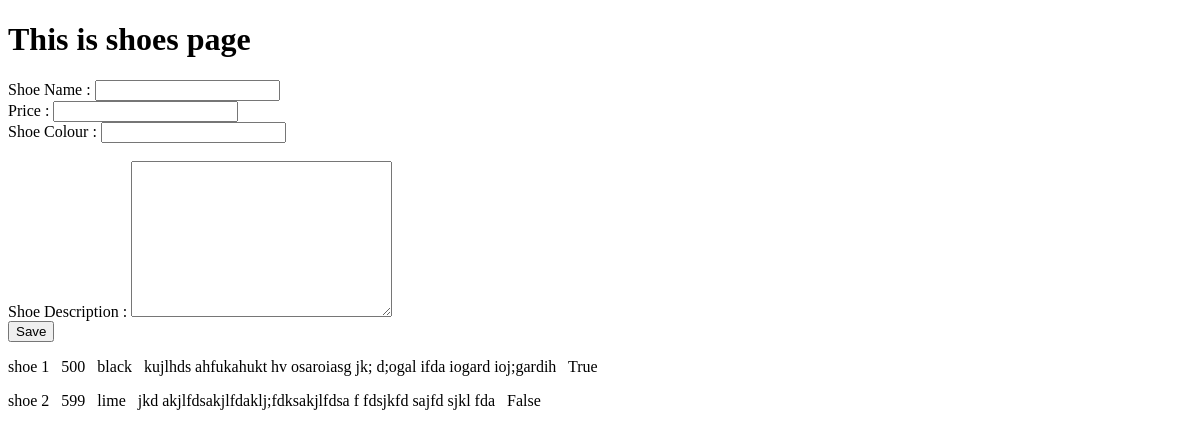
/shoe/, run on an earlier commit of the app's database.
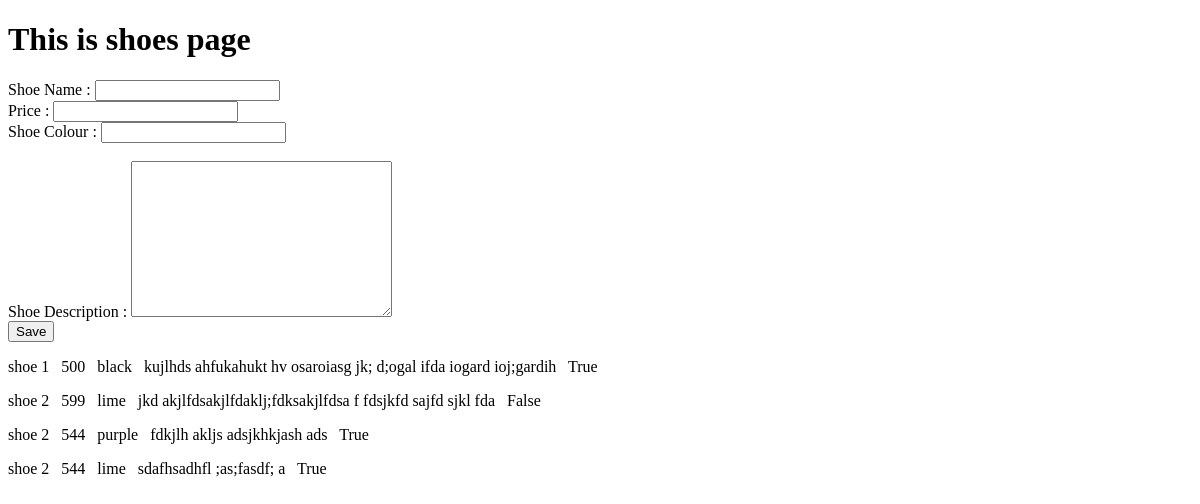
And on a later commit of the database.
### npjv/models.py (models this page shows, shortened)
class Shoe(models.Model):
    shoe_name = models.CharField(max_length=55)
    price = models.IntegerField()
    shoe_colour = models.CharField(max_length=100)
    shoe_description = models.TextField()
    available_now = models.BooleanField(default=True)

### temp/views.py (the view)
# urls.py: path('shoe/', views.shoes, name="shoes")
def shoes(request):
    if request.method == "POST":
        shoe_name = request.POST['shoe_name']
        price = request.POST['price']
        shoe_colour = request.POST['shoe_colour']
        shoe_description = request.POST['shoe_description']
        shoe = Shoe(shoe_name=shoe_name, price=price, shoe_colour=shoe_colour, shoe_description=shoe_description)
        shoe.save()
        return redirect("/")
    else:
        shoes = Shoe.objects.all()
        return render(request, "contact.html", {"shoe_dict":shoes})

### templates/contact.html (shortened to what this page needs)
<!DOCTYPE html>
<html lang="en">
<head>
</head>
<body>
    <h1>This is shoes page</h1>
    <form action={% url 'shoes' %} method="post">
        Shoe Name : <input type="text" name="shoe_name" id="shoe_name"><br>
        Price : <input type="number" name="price"> <br>
        Shoe Colour : <input type="text" name="shoe_colour"><br> <br>
        Shoe Description : <textarea name="shoe_description" id="shoe_description" cols="30" rows="10"></textarea> <br>
        <input type="submit" value="Save">
    </form>
    {% for shoe in shoe_dict %}
        <p>{{shoe.shoe_name}} &nbsp; {{shoe.price}} &nbsp; {{shoe.shoe_colour}} &nbsp; {{shoe.shoe_description}} &nbsp; {{shoe.available_now}}</p>
    {% endfor %}
</body>
</html>

What changed in the data, as far as the page shows it:
added Shoe: shoe_name "shoe 2", price "544", shoe_colour "purple", shoe_description "fdkjlh akljs adsjkhkjash ads", available_now "True"
added Shoe: shoe_name "shoe 2", price "544", shoe_colour "lime", shoe_description "sdafhsadhfl ;as;fasdf; a", available_now "True"
